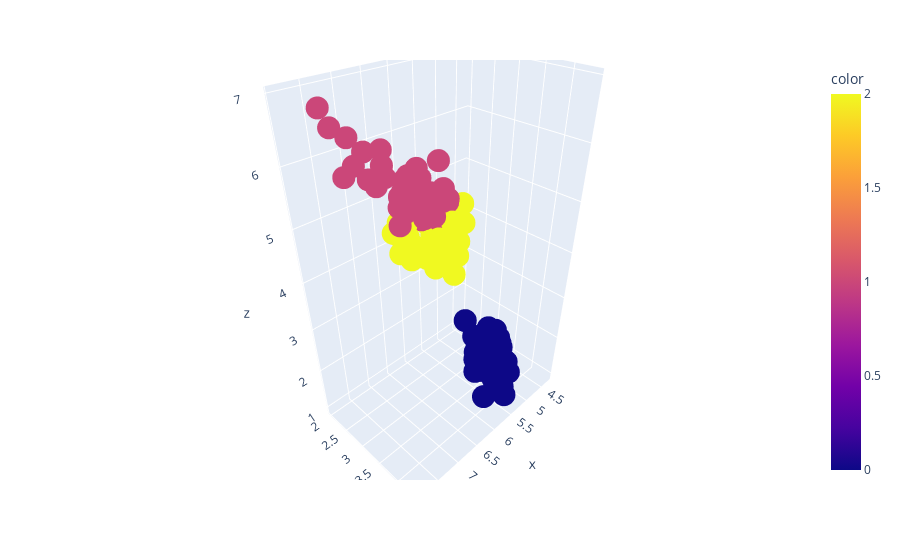

Source (notebook cell):
### Code cell
import plotly.express as px
fig = px.scatter_3d(
                    x=X[:,0],
                    y=X[:,1],
                    z=X[:,2],
                    color = labels
                    )
fig.show()

### Figure 1 — Plotly figure (JSON) as saved in the notebook; plotly's stock layout.template omitted (floating-point values rounded to 4 significant figures; data arrays with more than 128 entries replaced by an {"elided": "..."} marker saying what was removed)
{"data": [{"hovertemplate": "x=%{x}<br>y=%{y}<br>z=%{z}<br>color=%{marker.color}<extra></extra>", "legendgroup": "", "marker": {"color": {"elided": "150 int values"}, "coloraxis": "coloraxis", "symbol": "circle"}, "mode": "markers", "name": "", "scene": "scene", "showlegend": false, "type": "scatter3d", "x": {"elided": "150 float values"}, "y": {"elided": "150 float values"}, "z": {"elided": "150 float values"}}], "layout": {"coloraxis": {"colorbar": {"title": {"text": "color"}}, "colorscale": [[0, "#0d0887"], [0.1111, "#46039f"], [0.2222, "#7201a8"], [0.3333, "#9c179e"], [0.4444, "#bd3786"], [0.5556, "#d8576b"], [0.6667, "#ed7953"], [0.7778, "#fb9f3a"], [0.8889, "#fdca26"], [1, "#f0f921"]]}, "legend": {"tracegroupgap": 0}, "margin": {"t": 60}, "scene": {"domain": {"x": [0, 1], "y": [0, 1]}, "xaxis": {"title": {"text": "x"}}, "yaxis": {"title": {"text": "y"}}, "zaxis": {"title": {"text": "z"}}}}}
